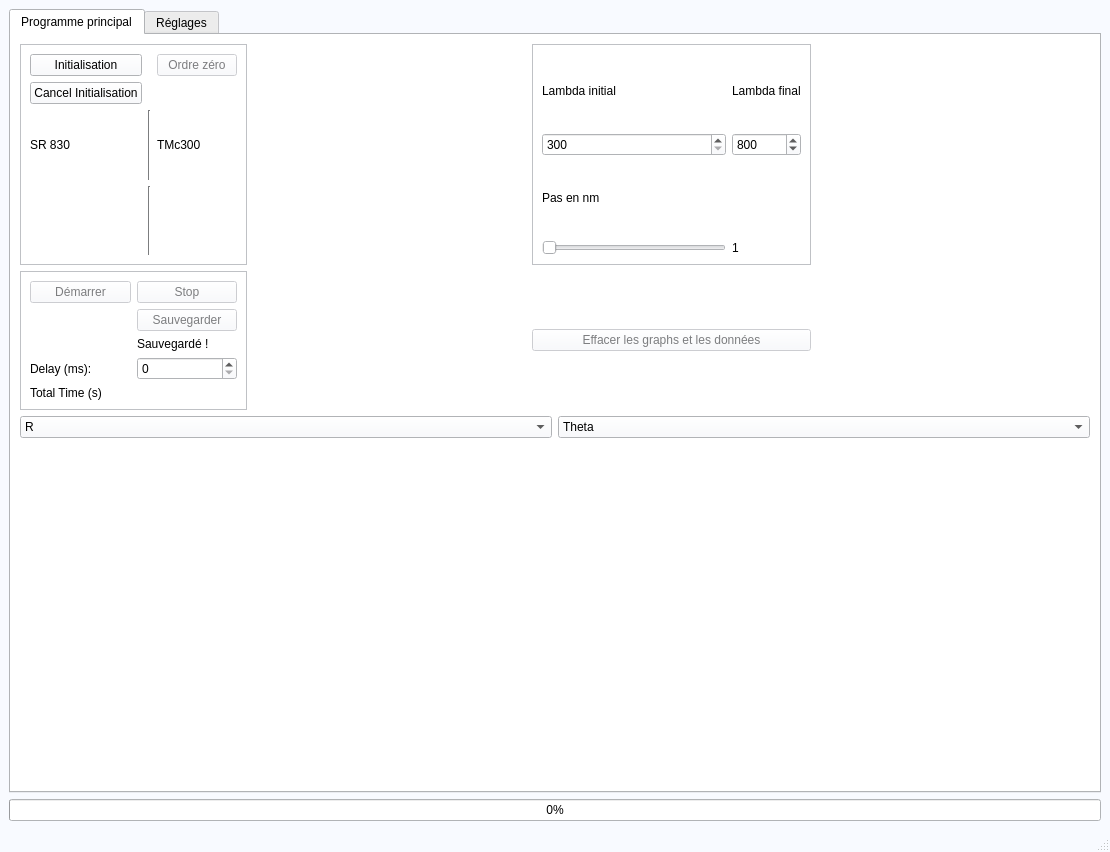
<?xml version="1.0" encoding="UTF-8"?>
<ui version="4.0">
 <class>MainWindow</class>
 <widget class="QMainWindow" name="MainWindow">
  <property name="geometry">
   <rect>
    <x>0</x>
    <y>0</y>
    <width>1110</width>
    <height>852</height>
   </rect>
  </property>
  <property name="palette">
   <palette>
    <active>
     <colorrole role="WindowText">
      <brush brushstyle="SolidPattern">
       <color alpha="255">
        <red>0</red>
        <green>0</green>
        <blue>0</blue>
       </color>
      </brush>
     </colorrole>
     <colorrole role="Button">
      <brush brushstyle="SolidPattern">
       <color alpha="255">
        <red>248</red>
        <green>250</green>
        <blue>255</blue>
       </color>
      </brush>
     </colorrole>
     <colorrole role="Light">
      <brush brushstyle="SolidPattern">
       <color alpha="255">
        <red>255</red>
        <green>255</green>
        <blue>255</blue>
       </color>
      </brush>
     </colorrole>
     <colorrole role="Midlight">
      <brush brushstyle="SolidPattern">
       <color alpha="255">
        <red>251</red>
        <green>252</green>
        <blue>255</blue>
       </color>
      </brush>
     </colorrole>
     <colorrole role="Dark">
      <brush brushstyle="SolidPattern">
       <color alpha="255">
        <red>124</red>
        <green>125</green>
        <blue>127</blue>
       </color>
      </brush>
     </colorrole>
     <colorrole role="Mid">
      <brush brushstyle="SolidPattern">
       <color alpha="255">
        <red>165</red>
        <green>166</green>
        <blue>170</blue>
       </color>
      </brush>
     </colorrole>
     <colorrole role="Text">
      <brush brushstyle="SolidPattern">
       <color alpha="255">
        <red>0</red>
        <green>0</green>
        <blue>0</blue>
       </color>
      </brush>
     </colorrole>
     <colorrole role="BrightText">
      <brush brushstyle="SolidPattern">
       <color alpha="255">
        <red>255</red>
        <green>255</green>
        <blue>255</blue>
       </color>
      </brush>
     </colorrole>
     <colorrole role="ButtonText">
      <brush brushstyle="SolidPattern">
       <color alpha="255">
        <red>0</red>
        <green>0</green>
        <blue>0</blue>
       </color>
      </brush>
     </colorrole>
     <colorrole role="Base">
      <brush brushstyle="SolidPattern">
       <color alpha="255">
        <red>255</red>
        <green>255</green>
        <blue>255</blue>
       </color>
      </brush>
     </colorrole>
     <colorrole role="Window">
      <brush brushstyle="SolidPattern">
       <color alpha="255">
        <red>248</red>
        <green>250</green>
        <blue>255</blue>
       </color>
      </brush>
     </colorrole>
     <colorrole role="Shadow">
      <brush brushstyle="SolidPattern">
       <color alpha="255">
        <red>0</red>
        <green>0</green>
        <blue>0</blue>
       </color>
      </brush>
     </colorrole>
     <colorrole role="AlternateBase">
      <brush brushstyle="SolidPattern">
       <color alpha="255">
        <red>251</red>
        <green>252</green>
        <blue>255</blue>
       </color>
      </brush>
     </colorrole>
     <colorrole role="ToolTipBase">
      <brush brushstyle="SolidPattern">
       <color alpha="255">
        <red>255</red>
        <green>255</green>
        <blue>220</blue>
       </color>
      </brush>
     </colorrole>
     <colorrole role="ToolTipText">
      <brush brushstyle="SolidPattern">
       <color alpha="255">
        <red>0</red>
        <green>0</green>
        <blue>0</blue>
       </color>
      </brush>
     </colorrole>
     <colorrole role="PlaceholderText">
      <brush brushstyle="NoBrush">
       <color alpha="128">
        <red>0</red>
        <green>0</green>
        <blue>0</blue>
       </color>
      </brush>
     </colorrole>
    </active>
    <inactive>
     <colorrole role="WindowText">
      <brush brushstyle="SolidPattern">
       <color alpha="255">
        <red>0</red>
        <green>0</green>
        <blue>0</blue>
       </color>
      </brush>
     </colorrole>
     <colorrole role="Button">
      <brush brushstyle="SolidPattern">
       <color alpha="255">
        <red>248</red>
        <green>250</green>
        <blue>255</blue>
       </color>
      </brush>
     </colorrole>
     <colorrole role="Light">
      <brush brushstyle="SolidPattern">
       <color alpha="255">
        <red>255</red>
        <green>255</green>
        <blue>255</blue>
       </color>
      </brush>
     </colorrole>
     <colorrole role="Midlight">
      <brush brushstyle="SolidPattern">
       <color alpha="255">
        <red>251</red>
        <green>252</green>
        <blue>255</blue>
       </color>
      </brush>
     </colorrole>
     <colorrole role="Dark">
      <brush brushstyle="SolidPattern">
       <color alpha="255">
        <red>124</red>
        <green>125</green>
        <blue>127</blue>
       </color>
      </brush>
     </colorrole>
     <colorrole role="Mid">
      <brush brushstyle="SolidPattern">
       <color alpha="255">
        <red>165</red>
        <green>166</green>
        <blue>170</blue>
       </color>
      </brush>
     </colorrole>
     <colorrole role="Text">
      <brush brushstyle="SolidPattern">
       <color alpha="255">
        <red>0</red>
        <green>0</green>
        <blue>0</blue>
       </color>
      </brush>
     </colorrole>
     <colorrole role="BrightText">
      <brush brushstyle="SolidPattern">
       <color alpha="255">
        <red>255</red>
        <green>255</green>
        <blue>255</blue>
       </color>
      </brush>
     </colorrole>
     <colorrole role="ButtonText">
      <brush brushstyle="SolidPattern">
       <color alpha="255">
        <red>0</red>
        <green>0</green>
        <blue>0</blue>
       </color>
      </brush>
     </colorrole>
     <colorrole role="Base">
      <brush brushstyle="SolidPattern">
       <color alpha="255">
        <red>255</red>
        <green>255</green>
        <blue>255</blue>
       </color>
      </brush>
     </colorrole>
     <colorrole role="Window">
      <brush brushstyle="SolidPattern">
       <color alpha="255">
        <red>248</red>
        <green>250</green>
        <blue>255</blue>
       </color>
      </brush>
     </colorrole>
     <colorrole role="Shadow">
      <brush brushstyle="SolidPattern">
       <color alpha="255">
        <red>0</red>
        <green>0</green>
        <blue>0</blue>
       </color>
      </brush>
     </colorrole>
     <colorrole role="AlternateBase">
      <brush brushstyle="SolidPattern">
       <color alpha="255">
        <red>251</red>
        <green>252</green>
        <blue>255</blue>
       </color>
      </brush>
     </colorrole>
     <colorrole role="ToolTipBase">
      <brush brushstyle="SolidPattern">
       <color alpha="255">
        <red>255</red>
        <green>255</green>
        <blue>220</blue>
       </color>
      </brush>
     </colorrole>
     <colorrole role="ToolTipText">
      <brush brushstyle="SolidPattern">
       <color alpha="255">
        <red>0</red>
        <green>0</green>
        <blue>0</blue>
       </color>
      </brush>
     </colorrole>
     <colorrole role="PlaceholderText">
      <brush brushstyle="NoBrush">
       <color alpha="128">
        <red>0</red>
        <green>0</green>
        <blue>0</blue>
       </color>
      </brush>
     </colorrole>
    </inactive>
    <disabled>
     <colorrole role="WindowText">
      <brush brushstyle="SolidPattern">
       <color alpha="255">
        <red>124</red>
        <green>125</green>
        <blue>127</blue>
       </color>
      </brush>
     </colorrole>
     <colorrole role="Button">
      <brush brushstyle="SolidPattern">
       <color alpha="255">
        <red>248</red>
        <green>250</green>
        <blue>255</blue>
       </color>
      </brush>
     </colorrole>
     <colorrole role="Light">
      <brush brushstyle="SolidPattern">
       <color alpha="255">
        <red>255</red>
        <green>255</green>
        <blue>255</blue>
       </color>
      </brush>
     </colorrole>
     <colorrole role="Midlight">
      <brush brushstyle="SolidPattern">
       <color alpha="255">
        <red>251</red>
        <green>252</green>
        <blue>255</blue>
       </color>
      </brush>
     </colorrole>
     <colorrole role="Dark">
      <brush brushstyle="SolidPattern">
       <color alpha="255">
        <red>124</red>
        <green>125</green>
        <blue>127</blue>
       </color>
      </brush>
     </colorrole>
     <colorrole role="Mid">
      <brush brushstyle="SolidPattern">
       <color alpha="255">
        <red>165</red>
        <green>166</green>
        <blue>170</blue>
       </color>
      </brush>
     </colorrole>
     <colorrole role="Text">
      <brush brushstyle="SolidPattern">
       <color alpha="255">
        <red>124</red>
        <green>125</green>
        <blue>127</blue>
       </color>
      </brush>
     </colorrole>
     <colorrole role="BrightText">
      <brush brushstyle="SolidPattern">
       <color alpha="255">
        <red>255</red>
        <green>255</green>
        <blue>255</blue>
       </color>
      </brush>
     </colorrole>
     <colorrole role="ButtonText">
      <brush brushstyle="SolidPattern">
       <color alpha="255">
        <red>124</red>
        <green>125</green>
        <blue>127</blue>
       </color>
      </brush>
     </colorrole>
     <colorrole role="Base">
      <brush brushstyle="SolidPattern">
       <color alpha="255">
        <red>248</red>
        <green>250</green>
        <blue>255</blue>
       </color>
      </brush>
     </colorrole>
     <colorrole role="Window">
      <brush brushstyle="SolidPattern">
       <color alpha="255">
        <red>248</red>
        <green>250</green>
        <blue>255</blue>
       </color>
      </brush>
     </colorrole>
     <colorrole role="Shadow">
      <brush brushstyle="SolidPattern">
       <color alpha="255">
        <red>0</red>
        <green>0</green>
        <blue>0</blue>
       </color>
      </brush>
     </colorrole>
     <colorrole role="AlternateBase">
      <brush brushstyle="SolidPattern">
       <color alpha="255">
        <red>248</red>
        <green>250</green>
        <blue>255</blue>
       </color>
      </brush>
     </colorrole>
     <colorrole role="ToolTipBase">
      <brush brushstyle="SolidPattern">
       <color alpha="255">
        <red>255</red>
        <green>255</green>
        <blue>220</blue>
       </color>
      </brush>
     </colorrole>
     <colorrole role="ToolTipText">
      <brush brushstyle="SolidPattern">
       <color alpha="255">
        <red>0</red>
        <green>0</green>
        <blue>0</blue>
       </color>
      </brush>
     </colorrole>
     <colorrole role="PlaceholderText">
      <brush brushstyle="NoBrush">
       <color alpha="128">
        <red>0</red>
        <green>0</green>
        <blue>0</blue>
       </color>
      </brush>
     </colorrole>
    </disabled>
   </palette>
  </property>
  <property name="windowTitle">
   <string>Photoluminescence</string>
  </property>
  <property name="windowIcon">
   <iconset>
    <normaloff>logo.jpg</normaloff>logo.jpg</iconset>
  </property>
  <property name="windowOpacity">
   <double>1.000000000000000</double>
  </property>
  <property name="autoFillBackground">
   <bool>true</bool>
  </property>
  <property name="styleSheet">
   <string notr="true"/>
  </property>
  <property name="toolButtonStyle">
   <enum>Qt::ToolButtonIconOnly</enum>
  </property>
  <property name="unifiedTitleAndToolBarOnMac">
   <bool>false</bool>
  </property>
  <widget class="QWidget" name="centralwidget">
   <layout class="QGridLayout" name="gridLayout_11">
    <item row="0" column="0">
     <layout class="QGridLayout" name="gridLayout_13">
      <item row="1" column="0">
       <widget class="QProgressBar" name="progressBar">
        <property name="value">
         <number>0</number>
        </property>
       </widget>
      </item>
      <item row="0" column="0">
       <widget class="QTabWidget" name="tabWidget">
        <property name="enabled">
         <bool>true</bool>
        </property>
        <property name="currentIndex">
         <number>0</number>
        </property>
        <widget class="QWidget" name="tab_principal">
         <attribute name="title">
          <string>Programme principal</string>
         </attribute>
         <layout class="QGridLayout" name="gridLayout_4">
          <item row="1" column="0">
           <layout class="QGridLayout" name="gridLayout_12">
            <item row="0" column="2">
             <widget class="QFrame" name="frame_3">
              <property name="frameShape">
               <enum>QFrame::StyledPanel</enum>
              </property>
              <property name="frameShadow">
               <enum>QFrame::Raised</enum>
              </property>
              <layout class="QGridLayout" name="gridLayout_10">
               <item row="0" column="0">
                <layout class="QGridLayout" name="gridLayout_3">
                 <item row="1" column="1">
                  <widget class="QSpinBox" name="spinBox_l_final">
                   <property name="minimum">
                    <number>300</number>
                   </property>
                   <property name="maximum">
                    <number>1200</number>
                   </property>
                   <property name="value">
                    <number>800</number>
                   </property>
                  </widget>
                 </item>
                 <item row="0" column="0">
                  <widget class="QLabel" name="label_2">
                   <property name="text">
                    <string>Lambda initial</string>
                   </property>
                   <property name="buddy">
                    <cstring>spinBox_l_init</cstring>
                   </property>
                  </widget>
                 </item>
                 <item row="2" column="0">
                  <widget class="QLabel" name="label_11">
                   <property name="text">
                    <string>Pas en nm</string>
                   </property>
                   <property name="buddy">
                    <cstring>spinBox_l_init</cstring>
                   </property>
                  </widget>
                 </item>
                 <item row="1" column="0">
                  <widget class="QSpinBox" name="spinBox_l_init">
                   <property name="enabled">
                    <bool>true</bool>
                   </property>
                   <property name="minimum">
                    <number>300</number>
                   </property>
                   <property name="maximum">
                    <number>1200</number>
                   </property>
                  </widget>
                 </item>
                 <item row="0" column="1">
                  <widget class="QLabel" name="label_3">
                   <property name="text">
                    <string>Lambda final</string>
                   </property>
                   <property name="buddy">
                    <cstring>spinBox_l_final</cstring>
                   </property>
                  </widget>
                 </item>
                 <item row="3" column="0">
                  <widget class="QSlider" name="Slider_pas">
                   <property name="minimum">
                    <number>1</number>
                   </property>
                   <property name="maximum">
                    <number>10</number>
                   </property>
                   <property name="singleStep">
                    <number>1</number>
                   </property>
                   <property name="orientation">
                    <enum>Qt::Horizontal</enum>
                   </property>
                  </widget>
                 </item>
                 <item row="3" column="1">
                  <widget class="QLabel" name="label_slider_pas">
                   <property name="text">
                    <string>1</string>
                   </property>
                  </widget>
                 </item>
                </layout>
               </item>
              </layout>
             </widget>
            </item>
            <item row="1" column="0">
             <widget class="QFrame" name="frame_5">
              <property name="frameShape">
               <enum>QFrame::StyledPanel</enum>
              </property>
              <property name="frameShadow">
               <enum>QFrame::Raised</enum>
              </property>
              <layout class="QGridLayout" name="gridLayout_8">
               <item row="0" column="0">
                <layout class="QGridLayout" name="gridLayout_7">
                 <item row="3" column="1">
                  <widget class="QSpinBox" name="spinBox_delay">
                   <property name="maximum">
                    <number>5000</number>
                   </property>
                   <property name="singleStep">
                    <number>500</number>
                   </property>
                  </widget>
                 </item>
                 <item row="0" column="1">
                  <widget class="QPushButton" name="pushButton_Stop">
                   <property name="enabled">
                    <bool>false</bool>
                   </property>
                   <property name="text">
                    <string>Stop</string>
                   </property>
                  </widget>
                 </item>
                 <item row="1" column="1">
                  <widget class="QPushButton" name="pushButton_Sauvegarder">
                   <property name="enabled">
                    <bool>false</bool>
                   </property>
                   <property name="text">
                    <string>Sauvegarder</string>
                   </property>
                  </widget>
                 </item>
                 <item row="2" column="1">
                  <widget class="QLabel" name="label_sauvegarde">
                   <property name="enabled">
                    <bool>true</bool>
                   </property>
                   <property name="text">
                    <string>Sauvegardé !</string>
                   </property>
                  </widget>
                 </item>
                 <item row="3" column="0">
                  <widget class="QLabel" name="label_15">
                   <property name="text">
                    <string>Delay (ms):</string>
                   </property>
                  </widget>
                 </item>
                 <item row="0" column="0">
                  <widget class="QPushButton" name="pushButton_Demarrer">
                   <property name="enabled">
                    <bool>false</bool>
                   </property>
                   <property name="text">
                    <string>Démarrer</string>
                   </property>
                  </widget>
                 </item>
                 <item row="4" column="0">
                  <widget class="QLabel" name="label_16">
                   <property name="text">
                    <string>Total Time (s)</string>
                   </property>
                  </widget>
                 </item>
                 <item row="4" column="1">
                  <widget class="QLabel" name="label_total_time">
                   <property name="text">
                    <string/>
                   </property>
                  </widget>
                 </item>
                </layout>
               </item>
              </layout>
             </widget>
            </item>
            <item row="0" column="0">
             <widget class="QFrame" name="frame_4">
              <property name="frameShape">
               <enum>QFrame::StyledPanel</enum>
              </property>
              <property name="frameShadow">
               <enum>QFrame::Raised</enum>
              </property>
              <layout class="QGridLayout" name="gridLayout_9">
               <item row="0" column="0">
                <layout class="QGridLayout" name="gridLayout_6">
                 <item row="2" column="2">
                  <widget class="QLabel" name="label_4">
                   <property name="styleSheet">
                    <string notr="true"/>
                   </property>
                   <property name="text">
                    <string>TMc300</string>
                   </property>
                  </widget>
                 </item>
                 <item row="2" column="0">
                  <widget class="QLabel" name="label">
                   <property name="styleSheet">
                    <string notr="true"/>
                   </property>
                   <property name="text">
                    <string>SR 830</string>
                   </property>
                  </widget>
                 </item>
                 <item row="3" column="0">
                  <widget class="QLabel" name="label_Initialisation_SR830">
                   <property name="styleSheet">
                    <string notr="true"/>
                   </property>
                   <property name="text">
                    <string/>
                   </property>
                  </widget>
                 </item>
                 <item row="3" column="1">
                  <widget class="Line" name="line_2">
                   <property name="orientation">
                    <enum>Qt::Vertical</enum>
                   </property>
                  </widget>
                 </item>
                 <item row="0" column="0">
                  <widget class="QPushButton" name="pushButton_Initialisation">
                   <property name="styleSheet">
                    <string notr="true"/>
                   </property>
                   <property name="text">
                    <string>Initialisation</string>
                   </property>
                   <property name="autoDefault">
                    <bool>false</bool>
                   </property>
                   <property name="default">
                    <bool>false</bool>
                   </property>
                   <property name="flat">
                    <bool>false</bool>
                   </property>
                  </widget>
                 </item>
                 <item row="2" column="1">
                  <widget class="Line" name="line">
                   <property name="orientation">
                    <enum>Qt::Vertical</enum>
                   </property>
                  </widget>
                 </item>
                 <item row="0" column="2">
                  <widget class="QPushButton" name="pushButton_Ordre0">
                   <property name="enabled">
                    <bool>false</bool>
                   </property>
                   <property name="styleSheet">
                    <string notr="true"/>
                   </property>
                   <property name="text">
                    <string>Ordre zéro</string>
                   </property>
                  </widget>
                 </item>
                 <item row="3" column="2">
                  <widget class="QLabel" name="label_initialisation_spectro">
                   <property name="styleSheet">
                    <string notr="true"/>
                   </property>
                   <property name="text">
                    <string/>
                   </property>
                  </widget>
                 </item>
                 <item row="1" column="0">
                  <widget class="QPushButton" name="pushButton_cancel_init">
                   <property name="text">
                    <string>Cancel Initialisation</string>
                   </property>
                  </widget>
                 </item>
                </layout>
               </item>
              </layout>
             </widget>
            </item>
            <item row="1" column="2">
             <widget class="QPushButton" name="pushButton_Effacer">
              <property name="enabled">
               <bool>false</bool>
              </property>
              <property name="text">
               <string>Effacer les graphs et les données</string>
              </property>
             </widget>
            </item>
            <item row="0" column="1">
             <spacer name="horizontalSpacer">
              <property name="orientation">
               <enum>Qt::Horizontal</enum>
              </property>
              <property name="sizeHint" stdset="0">
               <size>
                <width>40</width>
                <height>20</height>
               </size>
              </property>
             </spacer>
            </item>
            <item row="0" column="3">
             <spacer name="horizontalSpacer_2">
              <property name="orientation">
               <enum>Qt::Horizontal</enum>
              </property>
              <property name="sizeHint" stdset="0">
               <size>
                <width>40</width>
                <height>20</height>
               </size>
              </property>
             </spacer>
            </item>
           </layout>
          </item>
          <item row="2" column="0">
           <layout class="QGridLayout" name="gridLayout">
            <item row="0" column="1">
             <widget class="QComboBox" name="comboBox_ThY">
              <property name="currentText">
               <string>Theta</string>
              </property>
              <item>
               <property name="text">
                <string>Theta</string>
               </property>
              </item>
              <item>
               <property name="text">
                <string>Y</string>
               </property>
              </item>
             </widget>
            </item>
            <item row="1" column="1">
             <widget class="PlotWidget" name="GW_theta" native="true">
              <property name="minimumSize">
               <size>
                <width>300</width>
                <height>300</height>
               </size>
              </property>
             </widget>
            </item>
            <item row="0" column="0">
             <widget class="QComboBox" name="comboBox_RX">
              <property name="currentText">
               <string>R</string>
              </property>
              <item>
               <property name="text">
                <string>R</string>
               </property>
              </item>
              <item>
               <property name="text">
                <string>X</string>
               </property>
              </item>
             </widget>
            </item>
            <item row="1" column="0">
             <widget class="PlotWidget" name="GW_R" native="true">
              <property name="minimumSize">
               <size>
                <width>300</width>
                <height>300</height>
               </size>
              </property>
             </widget>
            </item>
           </layout>
          </item>
         </layout>
        </widget>
        <widget class="QWidget" name="tab_reglages">
         <attribute name="title">
          <string>Réglages</string>
         </attribute>
         <layout class="QGridLayout" name="gridLayout_5">
          <item row="1" column="0">
           <layout class="QGridLayout" name="gridLayout_2">
            <item row="3" column="1">
             <widget class="QLabel" name="label_8">
              <property name="text">
               <string>Timeout(ms)</string>
              </property>
             </widget>
            </item>
            <item row="0" column="0">
             <spacer name="verticalSpacer">
              <property name="orientation">
               <enum>Qt::Vertical</enum>
              </property>
              <property name="sizeHint" stdset="0">
               <size>
                <width>20</width>
                <height>40</height>
               </size>
              </property>
             </spacer>
            </item>
            <item row="4" column="3">
             <widget class="QDoubleSpinBox" name="doubleSpinBox_reponse">
              <property name="decimals">
               <number>1</number>
              </property>
              <property name="maximum">
               <double>5.000000000000000</double>
              </property>
              <property name="singleStep">
               <double>0.050000000000000</double>
              </property>
              <property name="value">
               <double>0.400000000000000</double>
              </property>
             </widget>
            </item>
            <item row="1" column="1">
             <widget class="QLabel" name="label_5">
              <property name="text">
               <string>COM Port:</string>
              </property>
             </widget>
            </item>
            <item row="2" column="3">
             <widget class="QComboBox" name="comboBox_bitrate">
              <property name="currentText">
               <string>19200</string>
              </property>
              <property name="currentIndex">
               <number>2</number>
              </property>
              <item>
               <property name="text">
                <string>7200</string>
               </property>
              </item>
              <item>
               <property name="text">
                <string>9600</string>
               </property>
              </item>
              <item>
               <property name="text">
                <string>19200</string>
               </property>
              </item>
              <item>
               <property name="text">
                <string>57600</string>
               </property>
              </item>
              <item>
               <property name="text">
                <string>115200</string>
               </property>
              </item>
             </widget>
            </item>
            <item row="1" column="3">
             <widget class="QComboBox" name="comboBox_port">
              <property name="currentText">
               <string>COM3</string>
              </property>
              <property name="currentIndex">
               <number>2</number>
              </property>
              <item>
               <property name="text">
                <string>COM1</string>
               </property>
              </item>
              <item>
               <property name="text">
                <string>COM2</string>
               </property>
              </item>
              <item>
               <property name="text">
                <string>COM3</string>
               </property>
              </item>
              <item>
               <property name="text">
                <string>COM4</string>
               </property>
              </item>
              <item>
               <property name="text">
                <string>COM5</string>
               </property>
              </item>
              <item>
               <property name="text">
                <string>COM6</string>
               </property>
              </item>
              <item>
               <property name="text">
                <string>COM7</string>
               </property>
              </item>
              <item>
               <property name="text">
                <string>COM8</string>
               </property>
              </item>
             </widget>
            </item>
            <item row="4" column="1">
             <widget class="QLabel" name="label_13">
              <property name="text">
               <string>Response:</string>
              </property>
             </widget>
            </item>
            <item row="1" column="4">
             <spacer name="horizontalSpacer_3">
              <property name="orientation">
               <enum>Qt::Horizontal</enum>
              </property>
              <property name="sizeHint" stdset="0">
               <size>
                <width>40</width>
                <height>20</height>
               </size>
              </property>
             </spacer>
            </item>
            <item row="2" column="1">
             <widget class="QLabel" name="label_6">
              <property name="text">
               <string>Bit Rate:</string>
              </property>
             </widget>
            </item>
            <item row="1" column="0">
             <spacer name="horizontalSpacer_4">
              <property name="orientation">
               <enum>Qt::Horizontal</enum>
              </property>
              <property name="sizeHint" stdset="0">
               <size>
                <width>40</width>
                <height>20</height>
               </size>
              </property>
             </spacer>
            </item>
            <item row="3" column="3">
             <widget class="QDoubleSpinBox" name="doubleSpinBox_timeout">
              <property name="decimals">
               <number>1</number>
              </property>
              <property name="maximum">
               <double>5.000000000000000</double>
              </property>
              <property name="singleStep">
               <double>0.050000000000000</double>
              </property>
              <property name="value">
               <double>0.200000000000000</double>
              </property>
             </widget>
            </item>
           </layout>
          </item>
          <item row="2" column="0">
           <spacer name="verticalSpacer_2">
            <property name="orientation">
             <enum>Qt::Vertical</enum>
            </property>
            <property name="sizeHint" stdset="0">
             <size>
              <width>20</width>
              <height>40</height>
             </size>
            </property>
           </spacer>
          </item>
         </layout>
        </widget>
       </widget>
      </item>
     </layout>
    </item>
   </layout>
  </widget>
  <widget class="QMenuBar" name="menubar">
   <property name="geometry">
    <rect>
     <x>0</x>
     <y>0</y>
     <width>1110</width>
     <height>21</height>
    </rect>
   </property>
  </widget>
  <widget class="QStatusBar" name="statusbar"/>
 </widget>
 <customwidgets>
  <customwidget>
   <class>PlotWidget</class>
   <extends>QWidget</extends>
   <header>pyqtgraph</header>
   <container>1</container>
  </customwidget>
 </customwidgets>
 <tabstops>
  <tabstop>pushButton_Initialisation</tabstop>
  <tabstop>spinBox_l_init</tabstop>
  <tabstop>spinBox_l_final</tabstop>
  <tabstop>Slider_pas</tabstop>
  <tabstop>comboBox_RX</tabstop>
  <tabstop>comboBox_ThY</tabstop>
  <tabstop>tabWidget</tabstop>
  <tabstop>pushButton_Demarrer</tabstop>
  <tabstop>pushButton_Stop</tabstop>
  <tabstop>pushButton_Sauvegarder</tabstop>
 </tabstops>
 <resources/>
 <connections/>
</ui>
